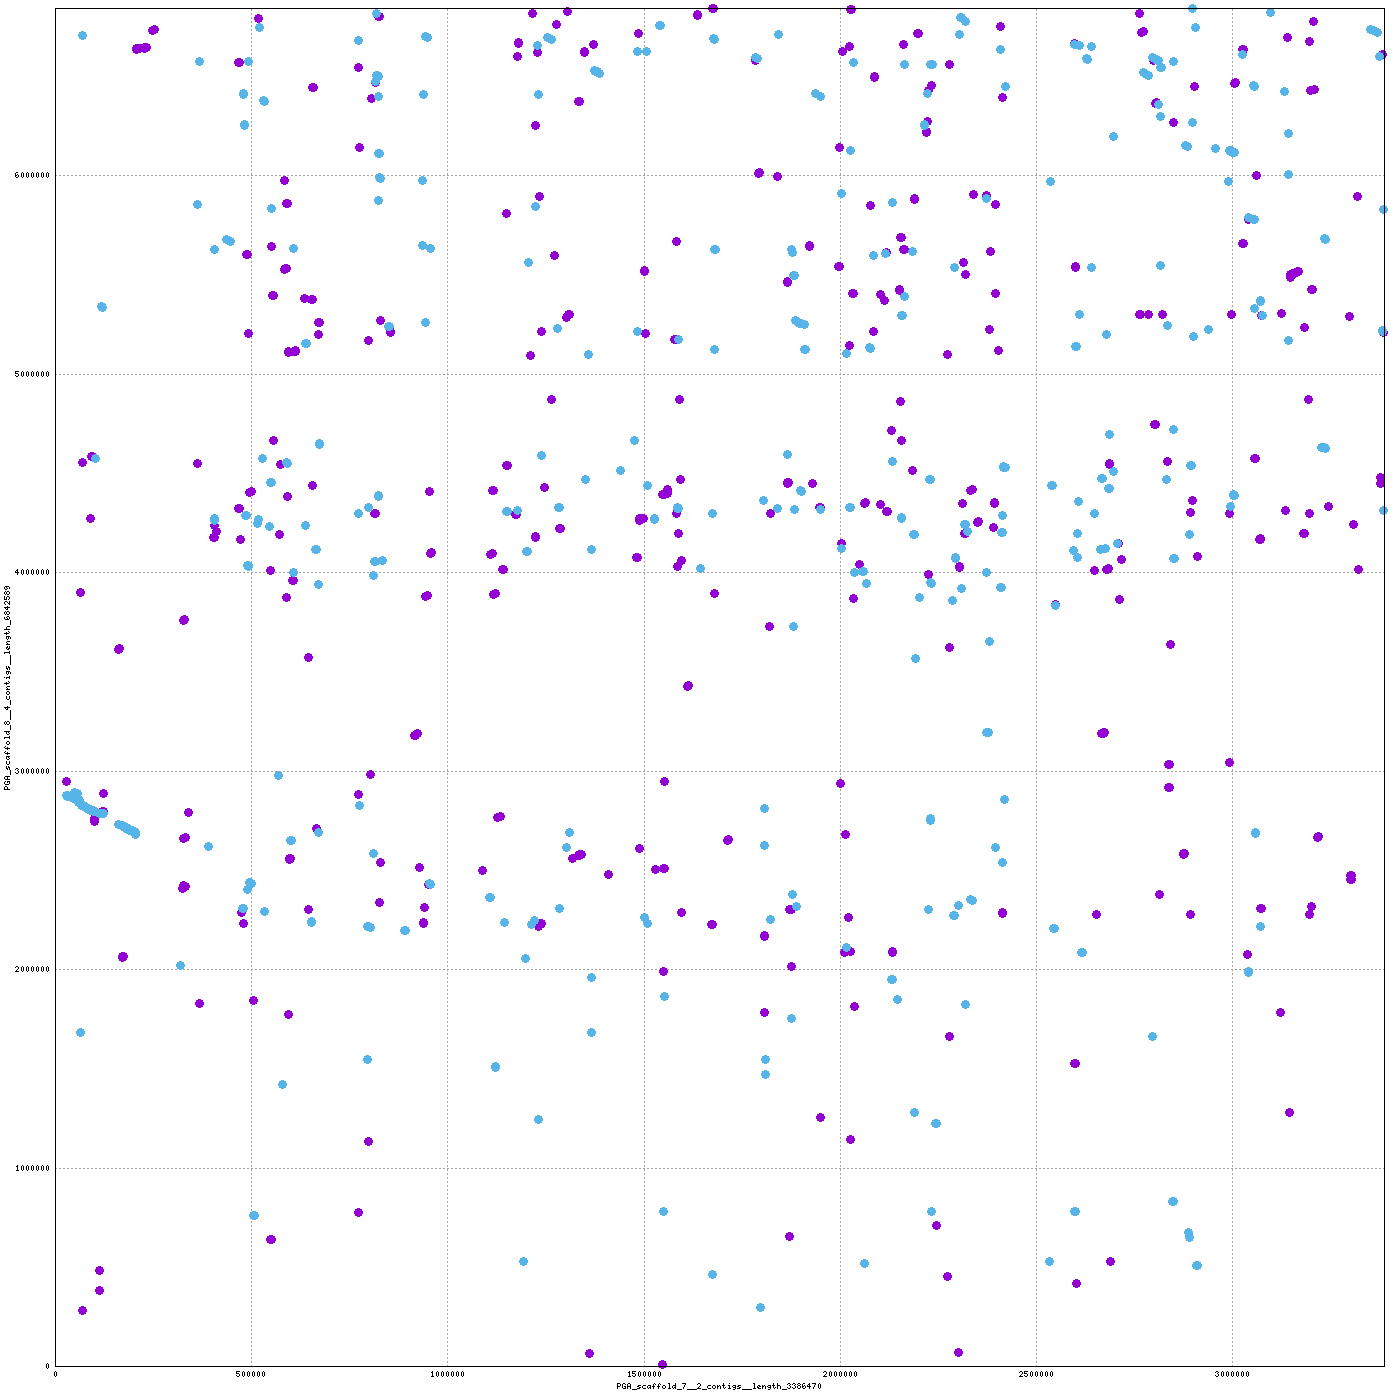

This figure's gnuplot source:
set terminal png tiny size 1400,1400
set output "/home/mike/Desktop/scripts/snakes/plot_pairs/hiCversion1.linear/nucmer/nucmer.13.png"
set size 1,1
set grid
unset key
set border 15
set tics scale 0
set xlabel "PGA_scaffold_7__2_contigs__length_3386470"
set ylabel "PGA_scaffold_8__4_contigs__length_6842589"
set format "%.0f"
set mouse format "%.0f"
set mouse mouseformat "[%.0f, %.0f]"
if(GPVAL_VERSION < 5) set mouse clipboardformat "[%.0f, %.0f]"
set xrange [1:3386470]
set yrange [1:6842589]
set style line 1  lt 1 lw 3 pt 6 ps 1
set style line 2  lt 3 lw 3 pt 6 ps 1
set style line 3  lt 2 lw 3 pt 6 ps 1
plot \
 "/home/mike/Desktop/scripts/snakes/plot_pairs/hiCversion1.linear/nucmer/nucmer.13.fplot" title "FWD" w lp ls 1, \
 "/home/mike/Desktop/scripts/snakes/plot_pairs/hiCversion1.linear/nucmer/nucmer.13.rplot" title "REV" w lp ls 2
